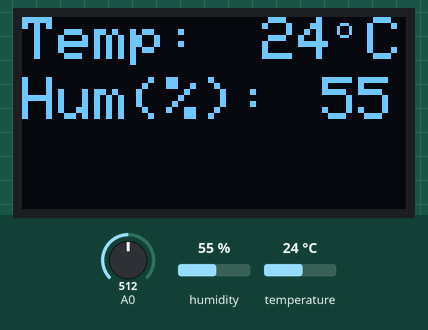
The sketch below on a simulated Arduino Uno, built with avr-gcc and run on an emulated ATmega328P. Shown: 128×64 one-colour display. Inputs (shaded band) come from the test bench; at power-on: humidity 55 %, A0 = 512, temperature 24 °C. What the sketch prints to the serial monitor is not drawn.

Above: at 1.2 s.
1.3 s: humidity set to 22 %
At 4.8 s:
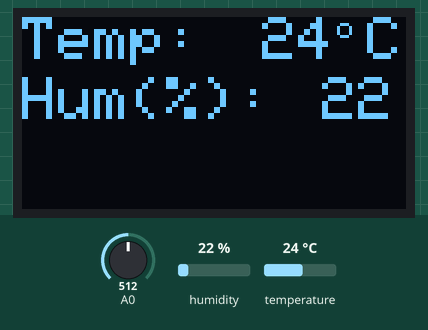
5.7 s: A0 set to 716
At 11.6 s:
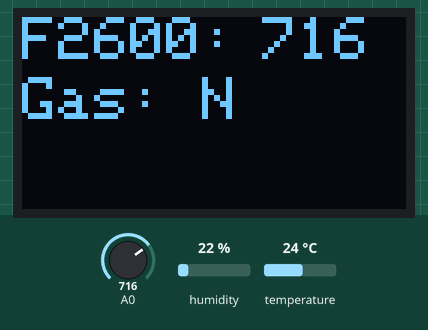
12.0 s: temperature set to 12 °C
At 13.8 s:
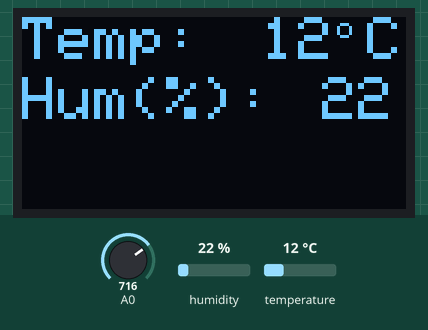
14.6 s: A0 set to 900
At 19.4 s:
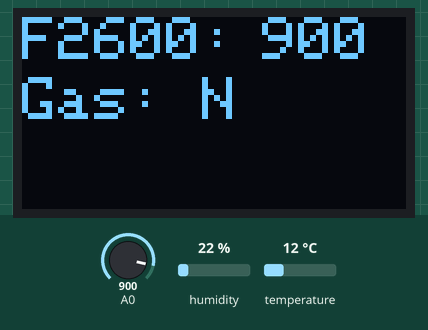
20.4 s: humidity set to 40 %
At 21.5 s:
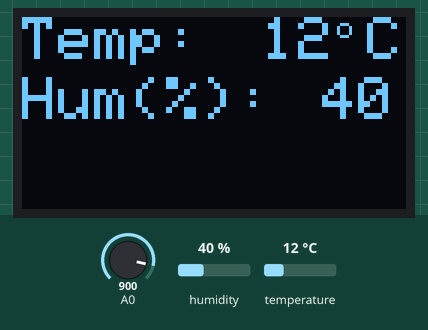
23.0 s: A0 set to 1023
At 29.49 s:
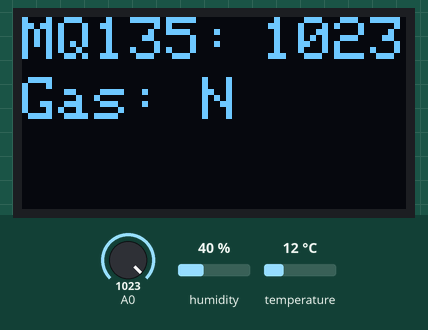
Timing chart, 0 to 29.8 s (numbered marks = the images above; inputs shaded):
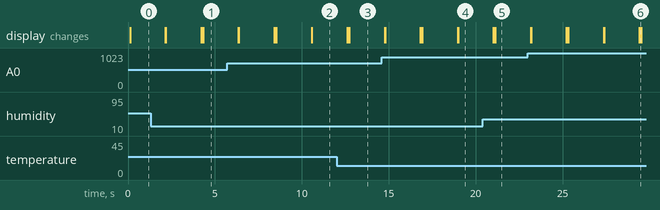

The sketch:

LOP.ino
```cpp
#include <SPI.h>
#include <Wire.h>
#include <Adafruit_GFX.h>
#include <Adafruit_SSD1306.h>
#include <Adafruit_Sensor.h>
#include "DHT.h"

#define DHTTYPE DHT22   // DHT 22
#define DHTPIN 2


DHT dht(DHTPIN, DHTTYPE);


#define OLED_RESET 4
Adafruit_SSD1306 display(OLED_RESET);

#if (SSD1306_LCDHEIGHT != 64)
#error("Height incorrect, please fix Adafruit_SSD1306.h!");
#endif

int sensorValue1;
int digitalValue1;
int sensorValue2;
int digitalValue2;
float voltage2;
float Rs;
float ratio;
float sco2 = -0.4271;
int co2ppm;
float Rl=8.05;
float Ro=76.3;


void setup()   {
  Serial.begin(9600);
  pinMode( 0, INPUT);
  pinMode( 2, INPUT);

  dht.begin();
  display.begin(SSD1306_SWITCHCAPVCC, 0x3C);  // initialize with the I2C addr 0x3D (for the 128x64)
  }


void loop() {

  display.clearDisplay();   // Clear the buffer.

  sensorValue1 = analogRead(0);       // read analog input pin 0
  digitalValue1 = digitalRead(0);
  Serial.print("Figaro Value: ");
  Serial.print(sensorValue1, DEC);  // prints the value read
  Serial.print(" Gases detected?: ");
  if (digitalValue1==1){  Serial.print("Y"); }
  else {  Serial.print("N"); }
  Serial.print("\t\n");

  sensorValue2 = analogRead(0);       // read analog input pin 0
  digitalValue2 = digitalRead(0);
  Serial.print("MQ135 Value: ");
  Serial.print(sensorValue2, DEC);  // prints the value read
  Serial.print(" Gases detected?: ");
  if (digitalValue2==1){  Serial.print("Y"); }
  else {  Serial.print("N"); }
  Serial.print("\t\n");


  voltage2 = 5.0*(sensorValue2/1024.0);
  Rs = (5*Rl)/voltage2 - Rl;
  ratio = Rs/Ro;
  co2ppm = pow(10,(((log(ratio/0.8))/sco2)+log(110))/2.302);

  Serial.print( "CO2: ");
  Serial.print(co2ppm);
  Serial.print("\t\n");


  float h = dht.readHumidity();  // Read temperature as Celsius (the default)
  float t = dht.readTemperature();  // Read temperature as Fahrenheit (isFahrenheit = true)
  float f = dht.readTemperature(true);

  if (isnan(h) || isnan(t) || isnan(f)) { // Check if any reads failed and exit early (to try again).
    Serial.println("Failed to read from DHT sensor!");
    return;
  }

  Serial.print("Temperature: ");
  Serial.print(t);
  Serial.print(" *C ");
  Serial.print("Humidity: ");
  Serial.print(h);
  Serial.print(" %\t\n");

  display.setTextSize(2);
  display.setTextColor(WHITE);
  display.setCursor(0,0);
  display.println("Temp: ");
  display.setCursor(80,0);
  display.println((int)t);
  display.setTextSize(0.5);
  display.setCursor(105,0);
  display.println("o");
  display.setTextSize(2);
  display.setCursor(115,0);
  display.println("C");

  display.setTextSize(2);
  display.setCursor(0,20);
  display.println("Hum(%): ");
  display.setCursor(100,20);
  display.println((int)h);
  display.display();
  delay(2000);
  display.clearDisplay();


  display.setTextSize(2);
  display.setTextColor(WHITE);
  display.setCursor(0,0);
  display.println("F2600: ");
  display.setCursor(80,0);
  display.println((int)sensorValue1);
  display.display();
  display.setTextSize(2);
  display.setCursor(0,20);
  display.println("Gas: ");
  display.setCursor(60,20);
  if (digitalValue1==1){  display.println("Y"); }
  else {  display.println("N"); }
  display.display();
  delay(2000);
  display.clearDisplay();

  display.setTextSize(2);
  display.setTextColor(WHITE);
  display.setCursor(0,0);
  display.println("MQ135: ");
  display.setCursor(80,0);
  display.println((int)sensorValue2);
  display.display();
  display.setTextSize(2);
  display.setCursor(0,20);
  display.println("Gas: ");
  display.setCursor(60,20);
  if (digitalValue2==1){  display.println("Y"); }
  else {  display.println("N"); }
  display.display();
  display.clearDisplay();

}
```
